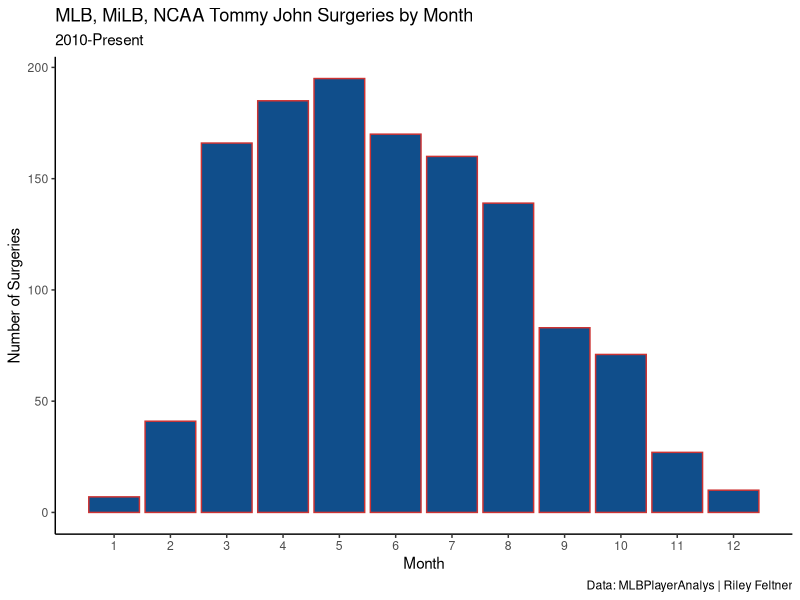
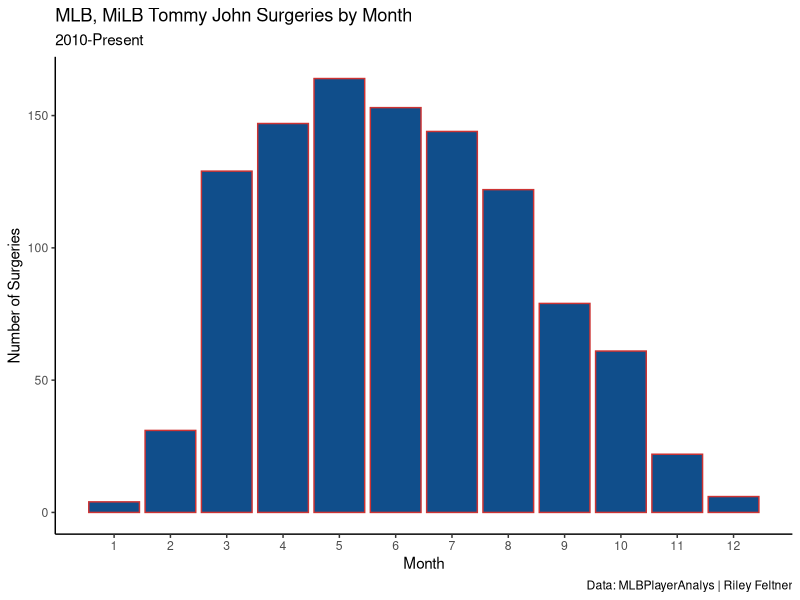
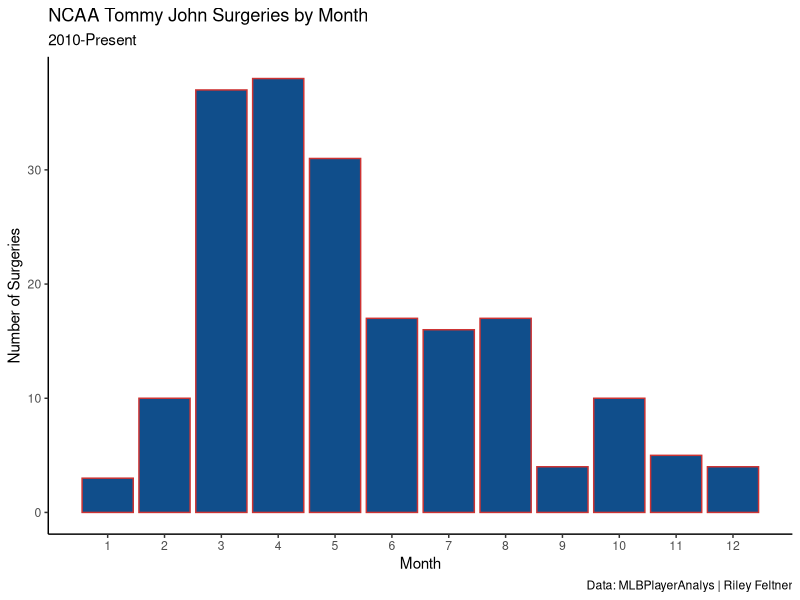

The R source for these figures, in order:
## ---- chunk 1
TJ <- read.csv("Tommy John Surgery List (@MLBPlayerAnalys) - TJ List.csv")
## ---- chunk 2
library(dplyr)

#MLB, MiLB, NCAA
Cleaned <- subset(TJ, TJ$Month !=1 | TJ$Day != 1) #A lot of Surgery dates were on 1/1 which is unlikely so they were deleted.
Cleaned <- subset(Cleaned, Cleaned$Year >= 2010) #2010-Present

#NCAA
NCAA <- subset(Cleaned, Level == "Coll")

#MLB, MiLB
CleanedNoColl <- subset(Cleaned, Cleaned$Level != "Coll") #Remove College Pitchers
## ---- chunk 3
#MLB MiLB NCAA
library(ggplot2)
ggplot(data = Cleaned, mapping = aes(x = Month, y = ))+
  geom_bar(color = "brown3", fill = "dodgerblue4")+
  theme_classic()+
  xlab(1:12)+
  scale_x_continuous(breaks = c(1, 2, 3, 4, 5, 6, 7, 8, 9, 10, 11, 12))+
  labs(title = "MLB, MiLB, NCAA Tommy John Surgeries by Month",
       subtitle = "2010-Present",
       y = "Number of Surgeries",
       x = "Month", 
       caption = "Data: MLBPlayerAnalys | Riley Feltner")


#MLB MiLB
ggplot(data = CleanedNoColl, mapping = aes(x = Month, y = ))+
  geom_bar(color = "brown3", fill = "dodgerblue4")+
  theme_classic()+
  xlab(1:12)+
  scale_x_continuous(breaks = c(1, 2, 3, 4, 5, 6, 7, 8, 9, 10, 11, 12))+
  labs(title = "MLB, MiLB Tommy John Surgeries by Month",
       subtitle = "2010-Present",
       y = "Number of Surgeries",
       x = "Month", 
       caption = "Data: MLBPlayerAnalys | Riley Feltner")


#NCAA
ggplot(data = NCAA, mapping = aes(x = Month, y = ))+
  geom_bar(color = "brown3", fill = "dodgerblue4")+
  theme_classic()+
  xlab(1:12)+
  scale_x_continuous(breaks = c(1, 2, 3, 4, 5, 6, 7, 8, 9, 10, 11, 12))+
  labs(title = "NCAA Tommy John Surgeries by Month",
       subtitle = "2010-Present",
       y = "Number of Surgeries",
       x = "Month", 
       caption = "Data: MLBPlayerAnalys | Riley Feltner")
